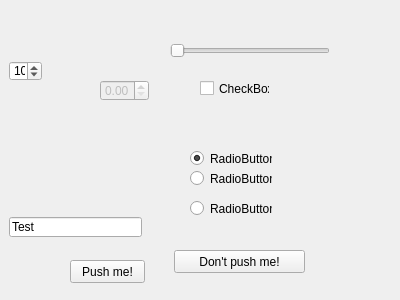
<?xml version="1.0" encoding="UTF-8"?>
<ui version="4.0">
 <class>Panel</class>
 <widget class="QWidget" name="Panel">
  <property name="geometry">
   <rect>
    <x>0</x>
    <y>0</y>
    <width>400</width>
    <height>300</height>
   </rect>
  </property>
  <property name="windowTitle">
   <string>Form</string>
  </property>
  <property name="layoutDirection">
   <enum>Qt::LeftToRight</enum>
  </property>
  <widget class="QSpinBox" name="test_value">
   <property name="geometry">
    <rect>
     <x>9</x>
     <y>61</y>
     <width>33</width>
     <height>20</height>
    </rect>
   </property>
   <property name="minimum">
    <number>1</number>
   </property>
   <property name="maximum">
    <number>100</number>
   </property>
   <property name="singleStep">
    <number>2</number>
   </property>
   <property name="value">
    <number>10</number>
   </property>
  </widget>
  <widget class="QDoubleSpinBox" name="float_test_value">
   <property name="enabled">
    <bool>false</bool>
   </property>
   <property name="geometry">
    <rect>
     <x>100</x>
     <y>80</y>
     <width>49</width>
     <height>21</height>
    </rect>
   </property>
  </widget>
  <widget class="QLineEdit" name="string_test_value">
   <property name="geometry">
    <rect>
     <x>9</x>
     <y>217</y>
     <width>133</width>
     <height>20</height>
    </rect>
   </property>
   <property name="text">
    <string>Test</string>
   </property>
  </widget>
  <widget class="QSlider" name="slider_value">
   <property name="geometry">
    <rect>
     <x>170</x>
     <y>40</y>
     <width>160</width>
     <height>21</height>
    </rect>
   </property>
   <property name="orientation">
    <enum>Qt::Horizontal</enum>
   </property>
  </widget>
  <widget class="QCheckBox" name="check_value">
   <property name="geometry">
    <rect>
     <x>200</x>
     <y>80</y>
     <width>70</width>
     <height>17</height>
    </rect>
   </property>
   <property name="text">
    <string>CheckBox</string>
   </property>
  </widget>
  <widget class="QRadioButton" name="radio1">
   <property name="geometry">
    <rect>
     <x>190</x>
     <y>150</y>
     <width>82</width>
     <height>17</height>
    </rect>
   </property>
   <property name="text">
    <string>RadioButton</string>
   </property>
   <property name="checked">
    <bool>true</bool>
   </property>
   <attribute name="buttonGroup">
    <string>test_group</string>
   </attribute>
  </widget>
  <widget class="QRadioButton" name="radio2">
   <property name="geometry">
    <rect>
     <x>190</x>
     <y>170</y>
     <width>82</width>
     <height>17</height>
    </rect>
   </property>
   <property name="text">
    <string>RadioButton</string>
   </property>
   <attribute name="buttonGroup">
    <string>test_group</string>
   </attribute>
  </widget>
  <widget class="QRadioButton" name="radio3">
   <property name="geometry">
    <rect>
     <x>190</x>
     <y>200</y>
     <width>82</width>
     <height>17</height>
    </rect>
   </property>
   <property name="text">
    <string>RadioButton</string>
   </property>
   <attribute name="buttonGroup">
    <string>test_group</string>
   </attribute>
  </widget>
  <widget class="QPushButton" name="do_something">
   <property name="geometry">
    <rect>
     <x>70</x>
     <y>260</y>
     <width>75</width>
     <height>23</height>
    </rect>
   </property>
   <property name="text">
    <string>Push me!</string>
   </property>
  </widget>
  <widget class="QPushButton" name="do_something_else">
   <property name="geometry">
    <rect>
     <x>174</x>
     <y>250</y>
     <width>131</width>
     <height>23</height>
    </rect>
   </property>
   <property name="text">
    <string>Don't push me!</string>
   </property>
  </widget>
 </widget>
 <resources/>
 <connections/>
 <buttongroups>
  <buttongroup name="test_group"/>
 </buttongroups>
</ui>
